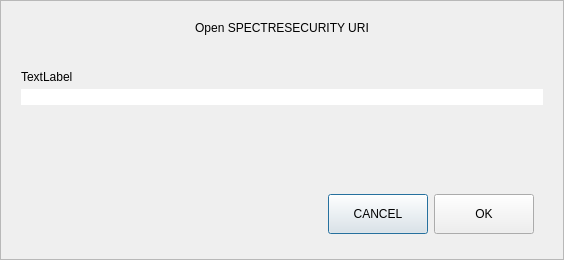
<?xml version="1.0" encoding="UTF-8"?>
<ui version="4.0">
 <class>OpenURIDialog</class>
 <widget class="QDialog" name="OpenURIDialog">
  <property name="geometry">
   <rect>
    <x>0</x>
    <y>0</y>
    <width>564</width>
    <height>260</height>
   </rect>
  </property>
  <property name="windowTitle">
   <string>Open URI</string>
  </property>
  <layout class="QVBoxLayout" name="verticalLayout">
   <property name="spacing">
    <number>0</number>
   </property>
   <property name="leftMargin">
    <number>0</number>
   </property>
   <property name="topMargin">
    <number>0</number>
   </property>
   <property name="rightMargin">
    <number>0</number>
   </property>
   <property name="bottomMargin">
    <number>0</number>
   </property>
   <item>
    <widget class="QFrame" name="frame">
     <property name="frameShape">
      <enum>QFrame::StyledPanel</enum>
     </property>
     <property name="frameShadow">
      <enum>QFrame::Raised</enum>
     </property>
     <layout class="QVBoxLayout" name="verticalLayout_2">
      <property name="spacing">
       <number>5</number>
      </property>
      <property name="leftMargin">
       <number>20</number>
      </property>
      <property name="topMargin">
       <number>20</number>
      </property>
      <property name="rightMargin">
       <number>20</number>
      </property>
      <property name="bottomMargin">
       <number>16</number>
      </property>
      <item>
       <widget class="QLabel" name="labelTitle">
        <property name="text">
         <string>Open SPECTRESECURITY URI</string>
        </property>
        <property name="alignment">
         <set>Qt::AlignCenter</set>
        </property>
       </widget>
      </item>
      <item>
       <spacer name="verticalSpacer_2">
        <property name="orientation">
         <enum>Qt::Vertical</enum>
        </property>
        <property name="sizeType">
         <enum>QSizePolicy::Fixed</enum>
        </property>
        <property name="sizeHint" stdset="0">
         <size>
          <width>20</width>
          <height>30</height>
         </size>
        </property>
       </spacer>
      </item>
      <item>
       <widget class="QLabel" name="labelSubtitle">
        <property name="text">
         <string notr="true">TextLabel</string>
        </property>
       </widget>
      </item>
      <item>
       <layout class="QHBoxLayout" name="horizontalLayout">
        <property name="spacing">
         <number>0</number>
        </property>
        <item>
         <widget class="QValidatedLineEdit" name="uriEdit">
          <property name="styleSheet">
           <string notr="true">#uriEdit{
	border-top-right-radius:0px;
	border-bottom-right-radius:0px;
}</string>
          </property>
         </widget>
        </item>
       </layout>
      </item>
      <item>
       <spacer name="verticalSpacer">
        <property name="orientation">
         <enum>Qt::Vertical</enum>
        </property>
        <property name="sizeHint" stdset="0">
         <size>
          <width>20</width>
          <height>40</height>
         </size>
        </property>
       </spacer>
      </item>
      <item>
       <widget class="QWidget" name="widget" native="true">
        <property name="minimumSize">
         <size>
          <width>0</width>
          <height>50</height>
         </size>
        </property>
        <layout class="QHBoxLayout" name="horizontalLayout_2">
         <item>
          <spacer name="horizontalSpacer">
           <property name="orientation">
            <enum>Qt::Horizontal</enum>
           </property>
           <property name="sizeHint" stdset="0">
            <size>
             <width>289</width>
             <height>20</height>
            </size>
           </property>
          </spacer>
         </item>
         <item>
          <widget class="QPushButton" name="pushButtonCancel">
           <property name="minimumSize">
            <size>
             <width>100</width>
             <height>40</height>
            </size>
           </property>
           <property name="text">
            <string>CANCEL</string>
           </property>
          </widget>
         </item>
         <item>
          <widget class="QPushButton" name="pushButtonOK">
           <property name="minimumSize">
            <size>
             <width>100</width>
             <height>40</height>
            </size>
           </property>
           <property name="text">
            <string>OK</string>
           </property>
          </widget>
         </item>
        </layout>
       </widget>
      </item>
     </layout>
    </widget>
   </item>
  </layout>
 </widget>
 <customwidgets>
  <customwidget>
   <class>QValidatedLineEdit</class>
   <extends>QLineEdit</extends>
   <header>qvalidatedlineedit.h</header>
  </customwidget>
 </customwidgets>
 <resources/>
 <connections/>
</ui>
